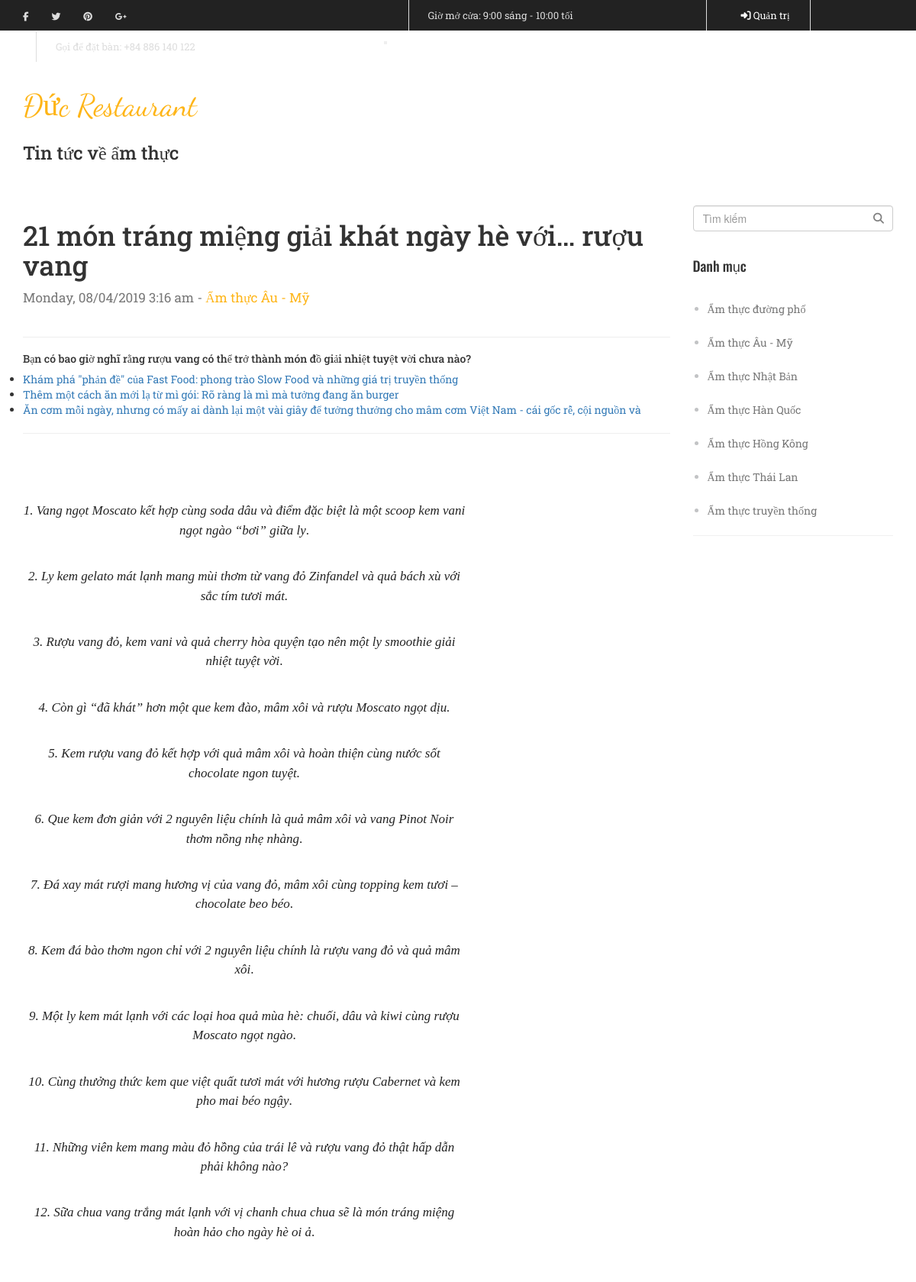
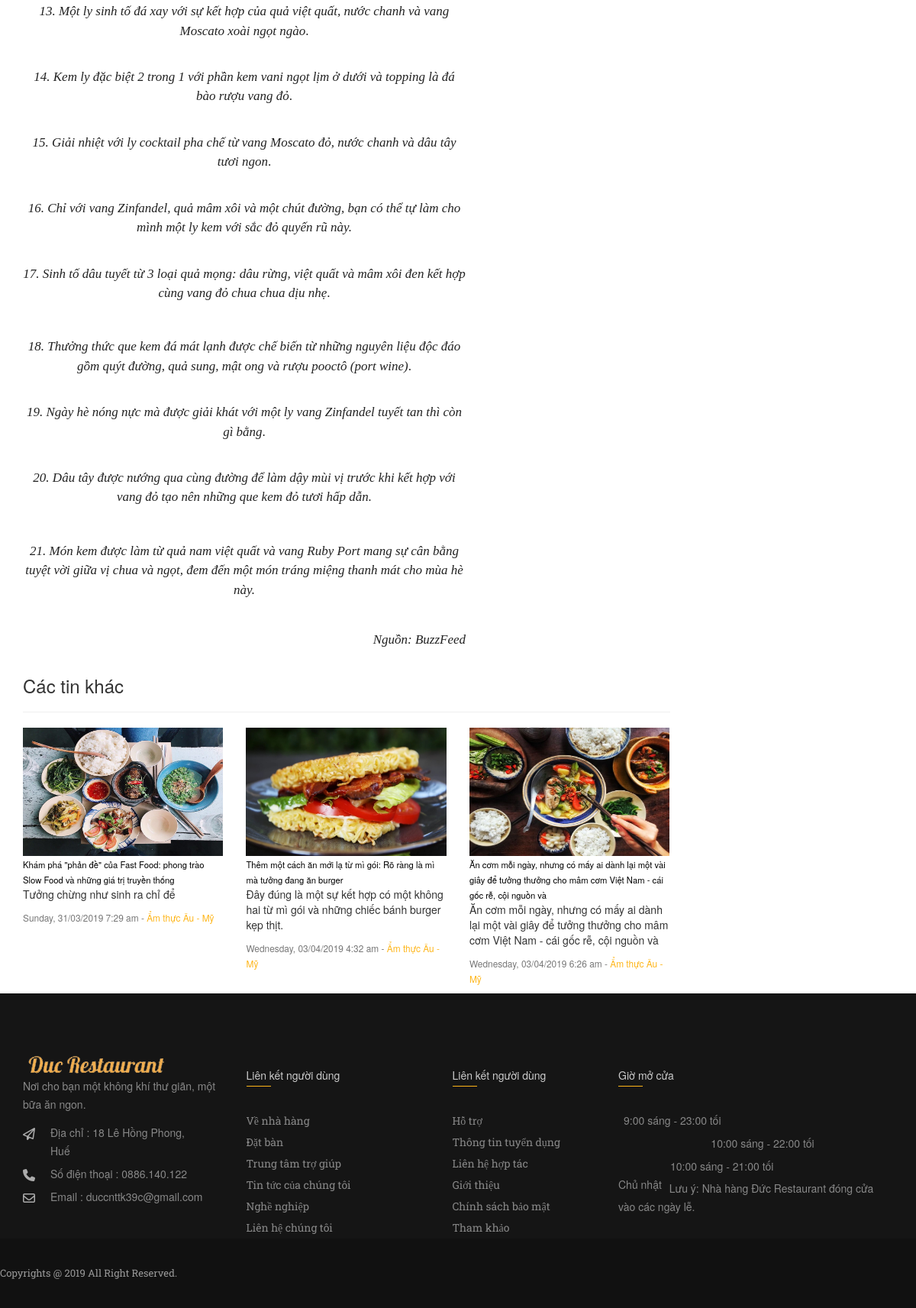
The page /newspage/newsDetail/28 on the database its author committed (2 pictures, top to bottom).
### tables this page shows
CREATE TABLE `categories_news` (
  `id` int(11) NOT NULL,
  `name_catenews` varchar(255) NOT NULL
);

CREATE TABLE `news` (
  `id` int(11) NOT NULL,
  `title` varchar(255) NOT NULL,
  `id_catenews` int(11) NOT NULL,
  `content_news` text NOT NULL,
  `date_created` double NOT NULL,
  `image_news` text NOT NULL,
  `quote` text NOT NULL
);

### application/controllers/Newspage.php (called while the page is built, shortened)
<?php if ( ! defined('BASEPATH')) exit('No direct script access allowed');
class Newspage extends CI_Controller {
	public function __construct()
	{
		$this->load->model('news_model');
	}
	public function newsDetail($idtin)
	{
		$dl = $this->news_model->getNewsDetailById($idtin);
		$danhmuc = $this->news_model->getDataCateNews();
		$iddanhmuc = $this->news_model->getIdCateNewsById($idtin);
		$tinlienquan = $this->news_model->loadRelatedNews(3, $iddanhmuc, $idtin);
		$dl = array(
			'dulieutinct' => $dl,
			'danhmuc' => $danhmuc,
			'tinlienquan' => $tinlienquan
		);
		$this->load->view('newsdetail', $dl, FALSE);
	}
}

### index.php (called while the page is built, shortened)
<?php
require_once BASEPATH.'core/CodeIgniter.php';

### application/models/news_model.php (called while the page is built, shortened)
<?php if ( ! defined('BASEPATH')) exit('No direct script access allowed');
class news_model extends CI_Model {
	public function getDataCateNews()
	{
		$this->db->select('*');
		$dl = $this->db->get('categories_news');
		$dl = $dl->result_array();
		return $dl;
	}
	public function getNewsDetailById($id)
	{
		$this->db->select('*');
		$this->db->from('categories_news');
		$this->db->join('news', 'news.id_catenews = categories_news.id', 'left');
		$this->db->where('news.id', $id);
		$ketqua = $this->db->get();
		$ketqua = $ketqua->result_array();
		return $ketqua;
	}
	public function loadRelatedNews($sotinmottrang, $iddanhmuc, $idtin)
	{
		$this->db->select('*');
		$this->db->join('news', 'news.id_catenews = categories_news.id', 'left');
		$this->db->where('news.id_catenews', $iddanhmuc);
		$this->db->where('news.id !=', $idtin);
		$kq = $this->db->get('categories_news', $sotinmottrang, 0);
		$kq = $kq->result_array();
		return $kq;
	}
	public function getIdCateNewsById($id)
	{
		$this->db->select('*');
		$this->db->from('categories_news');
		$this->db->join('news', 'news.id_catenews = categories_news.id', 'left');
		$this->db->where('news.id', $id);
		$ketqua = $this->db->get();
		$ketqua = $ketqua->result_array();
		$iddanhmuc = $ketqua[0]['id_catenews'];
		return $iddanhmuc;
	}
}

### application/views/newsdetail.php (the view, shortened to what this page needs)
<!DOCTYPE html>
<html lang="en">
<head>
	<link rel="stylesheet" href="<?php echo base_url() ?>vendor/bootstrap.css">
	<link rel="stylesheet" href="<?php echo base_url() ?>vendor/font-awesome.css">
 	<link rel="stylesheet" href="<?php echo base_url() ?>1.css">
</head>
<?php include 'header_home.php'; ?>
<div class="tieudenews">
		<div class="container">
	 		<div class="row">
	 			<div class="col-sm-12 text-xs-center wow flipInY" data-wow-delay="0s">
					<div class="tdtintuchome">
						<span class="fontdancing">Đức Restaurant</span>
						<h2 class="fontroboto">Tin tức về ẩm thực</h2>
					</div>
				</div>
	 		</div>
	 	</div>
	</div>
	<section class="noidungtin">
		<div class="container">
			<div class="row">
				<div class="col-sm-9">
					<div class="mottinchuan mb-3  wow  fadeInUp fontroboto">
						<?php foreach ($dulieutinct as $value): ?>
						<h1 class="tieudetin1 fontoswarld"><?= $value['title'] ?></h1>
						<div class="ngaythang1"><?= date('l, d/m/Y  G:i a',$value['date_created']) ?> -<span class="vang"> <?= $value['name_catenews'] ?></span></div>
						<hr>
						<h5><?= $value['quote'] ?></h5>
						<ul class="ml-2 mt2 mb-2">
							<?php foreach ($tinlienquan as $tinlq): ?>
							<li><a href="<?php echo base_url() ?>newspage/newsDetail/<?= $tinlq['id'] ?>"><?= $tinlq['title'] ?></a></li>
							<?php endforeach ?>
						</ul>
						<hr>
						<?= $value['content_news'] ?>
						<?php endforeach ?>
					</div>
					<div class="row">
						<div class="col-sm-12">
							<h3>Các tin khác</h3>
							<hr>
						</div>
						<?php foreach ($tinlienquan as $tinlq): ?>
						<div class="col-sm-4 wow slideInLeft mb-3">
							<div class="card-deck-wrapper">
								<div class="card-deck">
									<div class="card">
										<a href="<?php echo base_url() ?>newspage/newsDetail/<?= $tinlq['id'] ?>"><img class="card-img-top img-fluid anhtintuchome" src="<?= $tinlq['image_news'] ?>" alt="Card image cap"></a>
										<div class="card-block">
											<a class="card-title tieudelq" href="<?php echo base_url() ?>newspage/newsDetail/<?= $tinlq['id'] ?>"><?= $tinlq['title'] ?></a>
											<p class="card-text"><?= $tinlq['quote'] ?></p>
											<p class="card-text"><small class="text-muted"><?= date('l, d/m/Y  G:i a',$tinlq['date_created']) ?> - <span class="vang"> <?= $tinlq['name_catenews'] ?></span></small></p>
										</div>
									</div>
								</div>
							</div>
						</div>
						<?php endforeach ?>
					</div>
				</div>
				<div class="col-sm-3">
					<div class="phansearch  wow  fadeInUp">
						<form action="<?php echo base_url() ?>newspage/searchTitle" method="POST" class="form-block">
							<input type="text" class="form-control phansearchct" name="searchtitle" placeholder="Tìm kiếm">
							<button type="submit" class="iconsearch"><i class="fa fa-search"></i></button>
						</form>
					</div>
					<div class="khoilistlink my-2  wow  fadeInUp">
						<h3 class="fontoswald">Danh mục </h3>
						<ul class="fontroboto">
							<?php foreach ($danhmuc as $ds): ?>
							<li><a href="<?php echo base_url() ?>newspage/LoadNewsByCate/<?= $ds['id'] ?>"><?= $ds['name_catenews'] ?></a></li>
							<?php endforeach ?>
						</ul>
					</div>
				</div>
			</div>
		</div>
	</section>
	<?php include "footer_home.php"; ?>
</body>
</html>

### 1.css (style rules this page uses)
.fontroboto { font-family: 'Roboto Slab', serif; }
.fontoswald { font-family: 'Oswald', sans-serif; }
.fontdancing { font-family: 'Dancing Script', cursive; }
.ngaythang1 { font-size: 17px; line-height: 24px; display: inline-block; font-family: "Roboto Slab", serif; padding-bottom: 19px; color: #777777; }
.tdtintuchome h2 { font-size: 24px; color: #333333; margin-bottom: 55px; }
.tdtintuchome .fontdancing { font-size: 40px; color: #feb518; }
span.vang { color: #feb518; }
* { margin: 0; padding: 0; }
a.tieudelq { font-size: 1.125rem; font-weight: 500; text-decoration: none; color: #000000; }
.khoilistlink.my-2 { border-bottom: 1px solid #f0f0f0; }
.khoilistlink ul.fontroboto { color: #c2c3c5;margin-left: 19px; }
.khoilistlink ul li a { color: #777777; line-height: 44px; font-size: 14px; }
.khoilistlink h3.fontoswald { font-size: 18px; line-height: 50px; color: #333333; }
button.iconsearch { position: absolute; top: 6px; right: 12px; background: none; border: none; color: #7f7f7f; cursor: pointer; }
.phansearch { position: relative; }
.anhtintuchome { width: 100%; height: 168px; }

### rows shown on the page
categories_news: news.title "21 món tráng miệng giải khát ngày hè với… rượu vang", news.date_created "Monday, 08/04/2019 3:16 am", name_catenews "Ẩm thực Âu - Mỹ", news.quote "Bạn có bao giờ nghĩ rằng rượu vang có thể trở thành món đồ giải nhiệt tuyệt vời chưa nào?", news.title "Khám phá \"phản đề\" của Fast Food: phong trào Slow Food và những giá trị truyền thống", news.title "Thêm một cách ăn mới lạ từ mì gói: Rõ ràng là mì mà tưởng đang ăn burger", news.title "Ăn cơm mỗi ngày, nhưng có mấy ai dành lại một vài giây để tưởng thưởng cho mâm cơm Việt Nam - cái gốc rễ, cội nguồn và", news.image_news (picture), news.quote "Tưởng chừng như sinh ra chỉ để", news.date_created "Sunday, 31/03/2019 7:29 am", news.quote "Đây đúng là một sự kết hợp có một không hai từ mì gói và những chiếc bánh burger kẹp thịt.", news.date_created "Wednesday, 03/04/2019 4:32 am", news.quote "Ăn cơm mỗi ngày, nhưng có mấy ai dành lại một vài giây để tưởng thưởng cho mâm cơm Việt Nam - cái gốc rễ, cội nguồn và", news.date_created "Wednesday, 03/04/2019 6:26 am"
news: content_news "1. Vang ngọt Moscato kết hợp cùng soda dâu và điểm đặc biệt là một scoop kem vani ngọt ngào “bơi” giữa ly . 2. Ly kem gelato mát lạnh mang mùi thơm từ vang đỏ Zinfandel và quả bách xù với sắc tím tươi mát. 3. Rượu vang đỏ, kem vani và quả cherry hòa quyện tạo nên một ly smoothie giải nhiệt tuyệt vời . 4. Còn gì “đã khát” hơn một que kem đ ào, mâm xôi và rượu Moscato ngọt dịu. 5. Kem rượu vang đỏ kết hợp với quả mâm xôi và hoàn thiện cùng nước sốt chocolate ngon tuyệt. 6. Que kem đơn giản với 2 nguyên liệu chính là quả mâm xôi và vang Pinot Noir thơm nồng nhẹ nhàng . 7. Đá xay mát rượi mang hương vị của vang đỏ, mâm xôi cùng topping kem tươi – chocolate beo béo . 8. Kem đá bào thơm ngon chỉ…"
categories_news: name_catenews "Ẩm thực đường phố"
categories_news: name_catenews "Ẩm thực Nhật Bản"
categories_news: name_catenews "Ẩm thực Hàn Quốc"
categories_news: name_catenews "Ẩm thực Hồng Kông"
categories_news: name_catenews "Ẩm thực Thái Lan"
categories_news: name_catenews "Ẩm thực truyền thống"
